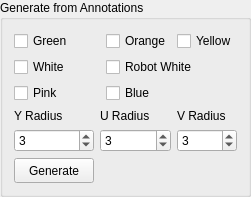
    <widget class="QGroupBox" name="groupBox_3">
     <property name="maximumSize">
      <size>
       <width>282</width>
       <height>200</height>
      </size>
     </property>
     <property name="title">
      <string>Generate from Annotations</string>
     </property>
     <layout class="QGridLayout" name="gridLayout_2" columnstretch="0,0,0,1">
      <item row="0" column="0" colspan="2">
       <widget class="QCheckBox" name="greenBox">
        <property name="text">
         <string>Green</string>
        </property>
       </widget>
      </item>
      <item row="0" column="2">
       <widget class="QCheckBox" name="orangeBox">
        <property name="text">
         <string>Orange</string>
        </property>
       </widget>
      </item>
      <item row="0" column="3">
       <widget class="QCheckBox" name="yellowBox">
        <property name="text">
         <string>Yellow</string>
        </property>
       </widget>
      </item>
      <item row="1" column="0" colspan="2">
       <widget class="QCheckBox" name="whiteBox">
        <property name="text">
         <string>White</string>
        </property>
       </widget>
      </item>
      <item row="1" column="2" colspan="2">
       <widget class="QCheckBox" name="robotWhiteBox">
        <property name="text">
         <string>Robot White</string>
        </property>
       </widget>
      </item>
      <item row="2" column="0" colspan="2">
       <widget class="QCheckBox" name="pinkBox">
        <property name="text">
         <string>Pink</string>
        </property>
       </widget>
      </item>
      <item row="2" column="2" colspan="2">
       <widget class="QCheckBox" name="blueBox">
        <property name="text">
         <string>Blue</string>
        </property>
       </widget>
      </item>
      <item row="3" column="0">
       <widget class="QLabel" name="label_2">
        <property name="text">
         <string>Y Radius</string>
        </property>
       </widget>
      </item>
      <item row="3" column="1" colspan="2">
       <widget class="QLabel" name="label_5">
        <property name="text">
         <string>U Radius</string>
        </property>
       </widget>
      </item>
      <item row="3" column="3">
       <widget class="QLabel" name="label_6">
        <property name="text">
         <string>V Radius</string>
        </property>
       </widget>
      </item>
      <item row="4" column="0">
       <widget class="QSpinBox" name="yradius">
        <property name="value">
         <number>3</number>
        </property>
       </widget>
      </item>
      <item row="4" column="1" colspan="2">
       <widget class="QSpinBox" name="uradius">
        <property name="value">
         <number>3</number>
        </property>
       </widget>
      </item>
      <item row="4" column="3">
       <widget class="QSpinBox" name="vradius">
        <property name="value">
         <number>3</number>
        </property>
       </widget>
      </item>
      <item row="5" column="0">
       <widget class="QPushButton" name="generateButton">
        <property name="minimumSize">
         <size>
          <width>0</width>
          <height>25</height>
         </size>
        </property>
        <property name="text">
         <string>Generate</string>
        </property>
       </widget>
      </item>
     </layout>
    </widget>
